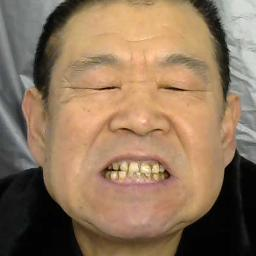
#> input picture 10173-other_3-1.jpg, 256 x 256 px
$ python -i augmentation.py   (imports and definitions only)
#> lines starting #> are read from the running program, lines starting #| are printed output that depends on the picture
#> further down, picture is the input picture: shape (256, 256, 3); mean B, G, R 92, 116.9, 142.7
import numpy as np
from skimage import io, transform
import math
import copy
from PIL import ImageEnhance, ImageOps, ImageFile, Image
import sys
#sys.path.remove('/opt/ros/kinetic/lib/python2.7/dist-packages')
import cv2
import math
from math import cos, sin
from render import render_texture
import scipy.io as sio
import time
import random

# [4 lines of commented-out code are left out]

def randomColor(image):
    """
    """
    PIL_image = Image.fromarray((image * 255.).astype(np.uint8))
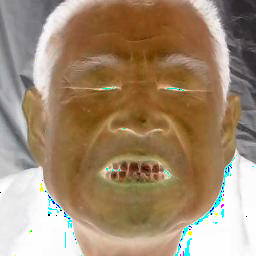
#> PIL_image: PIL image 256x256 RGB; mean R, G, B 161.7, 138.7, 113
    random_factor = np.random.randint(0, 31) / 10.
    color_image = ImageEnhance.Color(PIL_image).enhance(random_factor)
    random_factor = np.random.randint(10, 21) / 10.
    brightness_image = ImageEnhance.Brightness(color_image).enhance(random_factor)
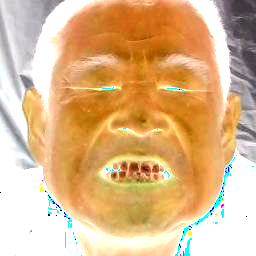
#> brightness_image: PIL image 256x256 RGB; mean R, G, B 222.7, 183.8, 138.5
    random_factor = np.random.randint(10, 21) / 10.
    contrast_image = ImageEnhance.Contrast(brightness_image).enhance(random_factor)
    random_factor = np.random.randint(0, 31) / 10.
    out = np.array(ImageEnhance.Sharpness(contrast_image).enhance(random_factor))
    out = out / 255.
    return out


# [24 lines left out: functions getRotateMatrix, getRotateMatrix3D, not called in this run]


def myDot(a, b):
    return np.dot(a, b)


# [223 lines left out: functions rotateData, gaussNoise, randomErase, channelScale, prnAugment_torch, angle2matrix and 6 more, not called in this run]

# [30 lines not run here, left out]

>>> import cv2
>>> picture = cv2.imread('10173-other_3-1.jpg')
>>> result = randomColor(picture)

$ run again, on eample.png
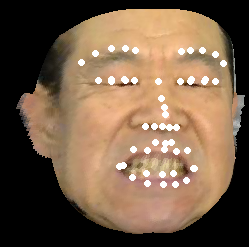
#> input picture eample.png, 249 x 247 px
#> picture is the input picture: shape (247, 249, 3); mean B, G, R 72.4, 94.3, 118.3
#> in randomColor, `PIL_image = Image.fromarray((image * 255.).astype(np.uint8))`:
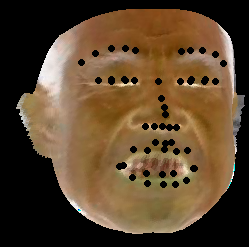
#> PIL_image: PIL image 249x247 RGB; mean R, G, B 90.5, 68.7, 44.6
#> in randomColor, `out = np.array(ImageEnhance.Sharpness(contrast_image).enhance(random_f..`:
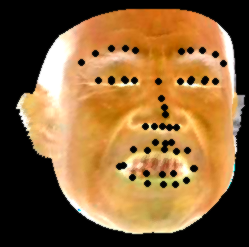
#> out: shape (247, 249, 3); mean R, G, B 136.7, 99.4, 56.5
